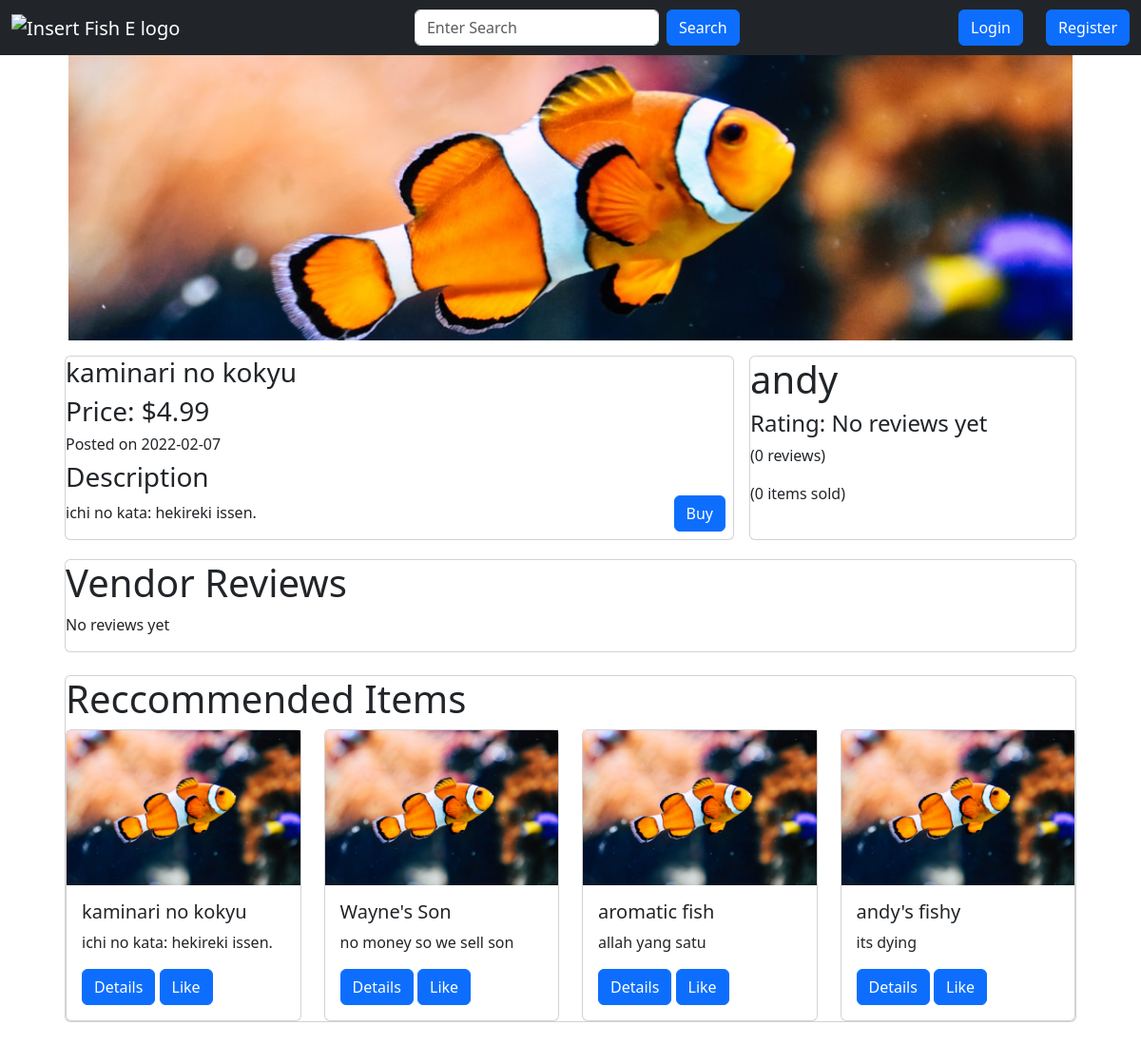
/item/1, run on an earlier commit of the app's database.
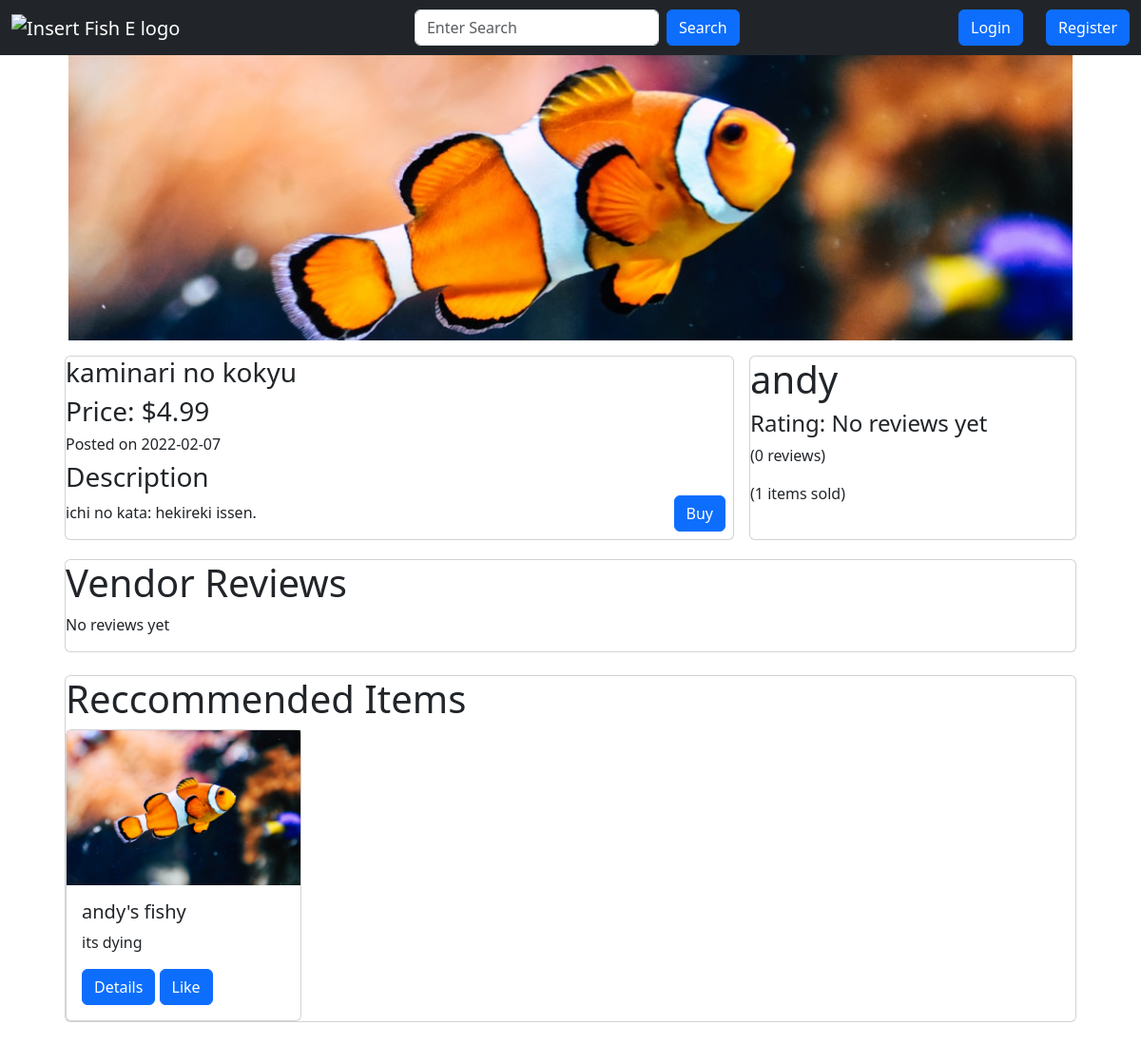
And on a later commit of the database.
### app.py (models this page shows, shortened)
class Item(db.Model):
    id = db.Column(db.Integer, primary_key=True)
    user_id = db.Column(db.Integer, db.ForeignKey("user.id"), nullable=False)
    name = db.Column(db.String(100), nullable=False)
    description = db.Column(db.String(500), nullable=False)
    date_posted = db.Column(db.DateTime, nullable=False, default=datetime.utcnow)
    base_price = db.Column(db.Float, nullable=False)
    image_file = db.Column(db.String(200), nullable=False, default="default.jpg")
    likes = db.relationship("ItemLike", backref="item", lazy=True)
    status = db.Column(
        db.String(10), nullable=False, default="available"
    )  # "available" or "sold"
    @property
    def price(self):
        return "{:.2f}".format(self.base_price)

### app.py (the view)
@app.route("/item/<int:item_id>")
def render_item(item_id):
    r_items = Item.query.filter_by(status="available").limit(4).all()
    form = SearchForm()
    item = Item.query.filter_by(id=item_id).first()
    vendor = User.query.filter_by(id=item.user_id).first()
    v_sold_count = len(vendor.sold)
    reviews = vendor.reviewed[:4]
    review_authors = [
        User.query.filter_by(id=review.user_id).first() for review in reviews
    ]
    reviews = list(zip(review_authors, reviews))
    if item:
        return render_template(
            "item.html",
            form=form,
            item=item,
            vendor=vendor,
            r_items=r_items,
            v_sold_count=v_sold_count,
            reviews=reviews,
        )

### app.py
class SearchForm(FlaskForm):
    search = StringField(
        validators=[DataRequired()], render_kw={"placeholder": "Enter Search"}
    )
    submit = SubmitField("Search")

### app.py (called while the page is built)
    @property
    def ratings(self):
        return len(self.reviewed)

    @property
    def rating(self):
        total = 0
        reviews = self.reviewed
        if reviews:
            for review in reviews:
                total += review.rating
            average = total / len(self.reviewed)
            return "{:.1f}".format(average)
        return "No reviews yet"

### templates/item.html (shortened to what this page needs)
{% from 'macros/navbar.html' import navbar %}
{% from 'macros/reccommended_items.html' import reccommended_items %}
{% from 'macros/render_review.html' import render_review %}
{% extends 'base.html' %}
{% block content %}
{{ navbar(form, current_user) }}
<div class="container-fluid">
    <div class="row mb-3 mx-5">
        <div class="col-md-12">
            <img src="{{ url_for('static', filename='img/' + item.image_file) }}" alt="insert image"
                style="object-fit: cover; width: 100%; height: 300px;">
        </div>
    </div>
    <div class="row g-3 mx-5">
        <div class="col-md-8">
            <div class="row">
                <div class="col">
                    <div class="card" style="height: 100%;">
                        <div class="row">
                            <div class="col">
                                <h3>{{ item.name }}</h3>
                            </div>
                        </div>
                        <div class="row">
                            <div class="col">
                                <h3>Price: ${{ item.price }}</h3>
                            </div>
                        </div>
                        <div class="row">
                            <div class="col">
                                <h6>Posted on {{ item.date_posted.date() }}</h3>
                            </div>
                        </div>
                        <div class="row">
                            <div class="col">
                                <h3>Description</h3>
                                <p>{{ item.description }}</p>
                            </div>
                            <div class="col">
                                <span style="position: absolute; bottom: 0; right: 0;">
                                    <a href="/buy/{{ item.id }}"><button class="btn btn-primary m-2">Buy</button></a>
                                </span>
                            </div>
                        </div>
                    </div>
                </div>
            </div>
        </div>
        <div class="col-md-4">
            <div class="card" style="height: 100%;">
                <h1>{{ vendor.username }}</h1>
                <h4>Rating: {{ vendor.rating }}</h4>
                <p>({{ vendor.ratings }} reviews)</p>
                <p>({{ v_sold_count }} items sold)</p>
            </div>
        </div>
    </div>
    <div class="row my-1 mx-5 g-3">
        <div class="col-md-12">
            <div class="card" style="height: 100%;">
                <h1>Vendor Reviews</h1>
                {% if reviews %}
                {% for review in reviews %}
                {{ render_review(review) }}
                {% endfor %}
                {% else %}
                <p>No reviews yet</p>
                {% endif %}
            </div>
        </div>
    </div>
    <div class="row my-3 mx-5">
        <div class="col-md-12 p-2">
            <div class="card">
                {{ reccommended_items(r_items, current_user) }}
            </div>
        </div>
    </div>
</div>
{% endblock content %}

### templates/macros/reccommended_items.html
{% from 'macros/item_card.html' import item_card %}
{% macro reccommended_items(items, current_user) %}
<div class="row">
    <div class="col">
        <div class="row">
            <div class="col">
                <h1>Reccommended Items</h1>
            </div>
        </div>
        <div class="row gy-5">
            {% for item in items %}
            <div class="col-md-3">
                {{ item_card(item, current_user) }}
            </div>
            {% endfor %}
        </div>
    </div>
</div>
{% endmacro %}

### templates/macros/item_card.html
{% macro item_card(item, current_user) %}
<div class="card">
    <img src="{{ url_for('static', filename='img/' + item.image_file) }}" alt="insert image"
        style="display: block; max-width: 100%; height: auto;">
    <div class="card-body">
        <h5 class="card-title">{{ item.name }}</h5>
        <p class="card-text">{{ item.description }}</p>
        <a href="/item/{{ item.id }}" class="btn btn-primary">Details</a>
        {% if current_user.is_authenticated %}
        {% if not current_user.has_liked_item(item) %}
        <a href="{{ url_for('like_action', item_id=item.id, action='like') }}" class="btn btn-primary">Like</a>
        {% else %}
        <a href="{{ url_for('like_action', item_id=item.id, action='unlike') }}" class="btn btn-primary">Unlike</a>
        {% endif %}
        {% else %}
        <a href="{{ url_for('like_action', item_id=item.id, action='like') }}" class="btn btn-primary">Like</a>
        {% endif %}
    </div>
</div>
{% endmacro %}

What changed in the data, as far as the page shows it:
no longer on one of the page's lists (row edited): Item: name "kaminari no kokyu", description "ichi no kata: hekireki issen."
no longer on this page (row edited): Item: image_file (placeholder picture), name "Wayne's Son", description "no money so we sell son"
no longer on this page (row edited): Item: image_file (placeholder picture), name "aromatic fish", description "allah yang satu"
Also different on the page:
{{ v_sold_count }}: "0" → "1"
